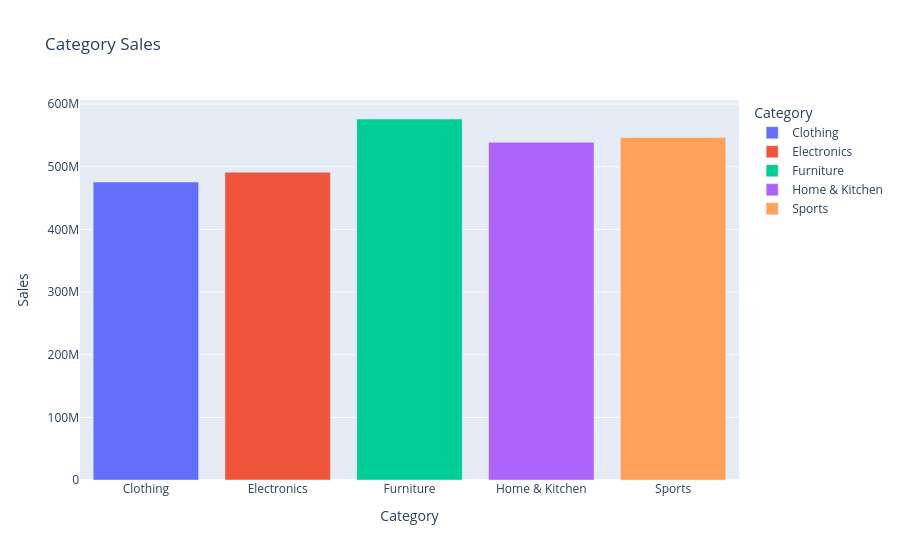

The cell this chart's notebook holds for it:
### Markdown cell above
**Code Cell 7
Colored Bar Chart**

### Code cell
fig = px.bar(
    category_sales,
    x="Category",
    y="Sales",
    color="Category",
    title="Category Sales"
)

fig.show()

### Figure 1 — Plotly figure (JSON) as saved in the notebook; plotly's stock layout.template omitted (floating-point values rounded to 4 significant figures)
{"data": [{"hovertemplate": "Category=%{x}<br>Sales=%{y}<extra></extra>", "legendgroup": "Clothing", "marker": {"color": "#636efa", "pattern": {"shape": ""}}, "name": "Clothing", "orientation": "v", "showlegend": true, "textposition": "auto", "type": "bar", "x": ["Clothing"], "xaxis": "x", "y": [475600000.0], "yaxis": "y"}, {"hovertemplate": "Category=%{x}<br>Sales=%{y}<extra></extra>", "legendgroup": "Electronics", "marker": {"color": "#EF553B", "pattern": {"shape": ""}}, "name": "Electronics", "orientation": "v", "showlegend": true, "textposition": "auto", "type": "bar", "x": ["Electronics"], "xaxis": "x", "y": [491400000.0], "yaxis": "y"}, {"hovertemplate": "Category=%{x}<br>Sales=%{y}<extra></extra>", "legendgroup": "Furniture", "marker": {"color": "#00cc96", "pattern": {"shape": ""}}, "name": "Furniture", "orientation": "v", "showlegend": true, "textposition": "auto", "type": "bar", "x": ["Furniture"], "xaxis": "x", "y": [576200000.0], "yaxis": "y"}, {"hovertemplate": "Category=%{x}<br>Sales=%{y}<extra></extra>", "legendgroup": "Home & Kitchen", "marker": {"color": "#ab63fa", "pattern": {"shape": ""}}, "name": "Home & Kitchen", "orientation": "v", "showlegend": true, "textposition": "auto", "type": "bar", "x": ["Home & Kitchen"], "xaxis": "x", "y": [539100000.0], "yaxis": "y"}, {"hovertemplate": "Category=%{x}<br>Sales=%{y}<extra></extra>", "legendgroup": "Sports", "marker": {"color": "#FFA15A", "pattern": {"shape": ""}}, "name": "Sports", "orientation": "v", "showlegend": true, "textposition": "auto", "type": "bar", "x": ["Sports"], "xaxis": "x", "y": [546700000.0], "yaxis": "y"}], "layout": {"barmode": "relative", "legend": {"title": {"text": "Category"}, "tracegroupgap": 0}, "title": {"text": "Category Sales"}, "xaxis": {"anchor": "y", "categoryarray": ["Clothing", "Electronics", "Furniture", "Home & Kitchen", "Sports"], "categoryorder": "array", "domain": [0, 1], "title": {"text": "Category"}}, "yaxis": {"anchor": "x", "domain": [0, 1], "title": {"text": "Sales"}}}}
